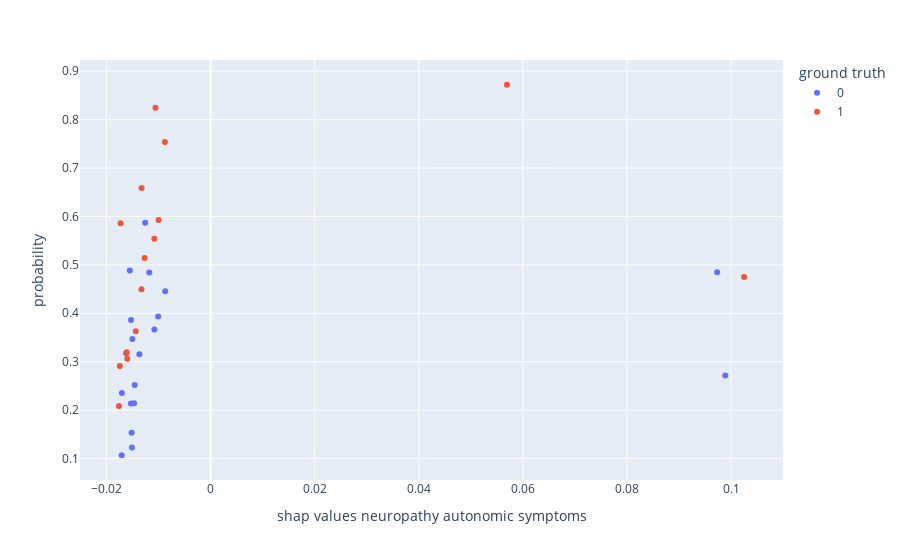

Notebook cell for this chart:
### Code cell
px.scatter(x=shap_values_test[1][:,8],
           y=predictions["probability"], 
           color=y_test.astype(str), 
           labels={"y":"probability", "x":"shap values neuropathy autonomic symptoms", "color":"ground truth"})

### Figure 1 — Plotly figure (JSON) as saved in the notebook; plotly's stock layout.template omitted (floating-point values rounded to 4 significant figures)
{"data": [{"hovertemplate": "ground truth=0<br>shap values neuropathy autonomic symptoms=%{x}<br>probability=%{y}<extra></extra>", "legendgroup": "0", "marker": {"color": "#636efa", "symbol": "circle"}, "mode": "markers", "name": "0", "orientation": "v", "showlegend": true, "type": "scatter", "x": [0.0989, -0.01511, -0.01529, -0.01178, -0.008715, -0.01517, -0.0147, -0.01708, -0.01008, -0.01368, -0.0108, -0.01552, -0.01704, -0.01502, -0.01257, -0.01623, 0.09734, -0.01529, -0.01458], "xaxis": "x", "y": [0.2716, 0.1227, 0.386, 0.4841, 0.4453, 0.1531, 0.2139, 0.1068, 0.3933, 0.3155, 0.3667, 0.4883, 0.2351, 0.3471, 0.5869, 0.3173, 0.4846, 0.2137, 0.252], "yaxis": "y"}, {"hovertemplate": "ground truth=1<br>shap values neuropathy autonomic symptoms=%{x}<br>probability=%{y}<extra></extra>", "legendgroup": "1", "marker": {"color": "#EF553B", "symbol": "circle"}, "mode": "markers", "name": "1", "orientation": "v", "showlegend": true, "type": "scatter", "x": [-0.01328, -0.00878, 0.1025, -0.0161, -0.01081, 0.05694, -0.01267, -0.0173, -0.01325, -0.01744, -0.01762, -0.01601, -0.009985, -0.01059, -0.01438], "xaxis": "x", "y": [0.4498, 0.754, 0.4749, 0.3196, 0.5542, 0.8721, 0.5142, 0.5859, 0.6586, 0.2911, 0.2082, 0.3061, 0.5928, 0.8245, 0.3627], "yaxis": "y"}], "layout": {"legend": {"title": {"text": "ground truth"}, "tracegroupgap": 0}, "margin": {"t": 60}, "xaxis": {"anchor": "y", "domain": [0, 1], "title": {"text": "shap values neuropathy autonomic symptoms"}}, "yaxis": {"anchor": "x", "domain": [0, 1], "title": {"text": "probability"}}}}
